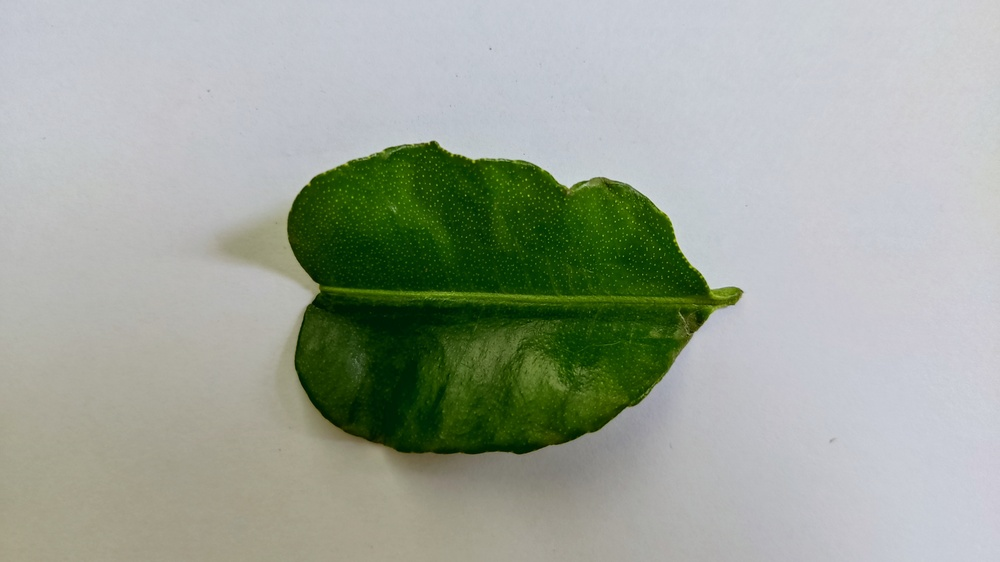
#> input picture Label1_DaunJeruk/1.jpg, 1000 x 562 px, shrunk from 4000 x 2250 before the run, found by its file name
$ jupyter execute Rotation.ipynb   (shell and % lines are left out)
#> lines starting #> are read from the running program, lines starting #| are printed output that depends on the picture
[cell 1]
# import the necessary packages
from matplotlib import pyplot as plt
import argparse
import imutils
import cv2

[cell 2]
def plt_imshow(title, image):
	# convert the image frame BGR to RGB color space and display it
	image = cv2.cvtColor(image, cv2.COLOR_BGR2RGB)
	plt.imshow(image)
	plt.title(title)
	plt.grid(False)
	plt.show()

[cell 3]
# construct the argument parser and parse the arguments
#ap = argparse.ArgumentParser()
#ap.add_argument("-i", "--image", required=True,
#    help="path to input image")
#args = vars(ap.parse_args())

# since we are using Jupyter Notebooks we can replace our argument
# parsing code with *hard coded* arguments and values
args = {
	"image": "1.jpg",
}

[cell 4]
# load the image and show it
image = cv2.imread(args["image"])
#> image is the input picture: shape (562, 1000, 3); mean B, G, R 154.2, 166, 158.5
plt_imshow("Original", image)

# grab the dimensions of the image and calculate the center of the
# image
(h, w) = image.shape[:2]
#> h = 562; w = 1000
(cX, cY) = (w // 2, h // 2)
#> cX = 500; cY = 281

# rotate our image by 45 degrees around the center of the image
M = cv2.getRotationMatrix2D((cX, cY), 45, 1.0)
rotated = cv2.warpAffine(image, M, (w, h))
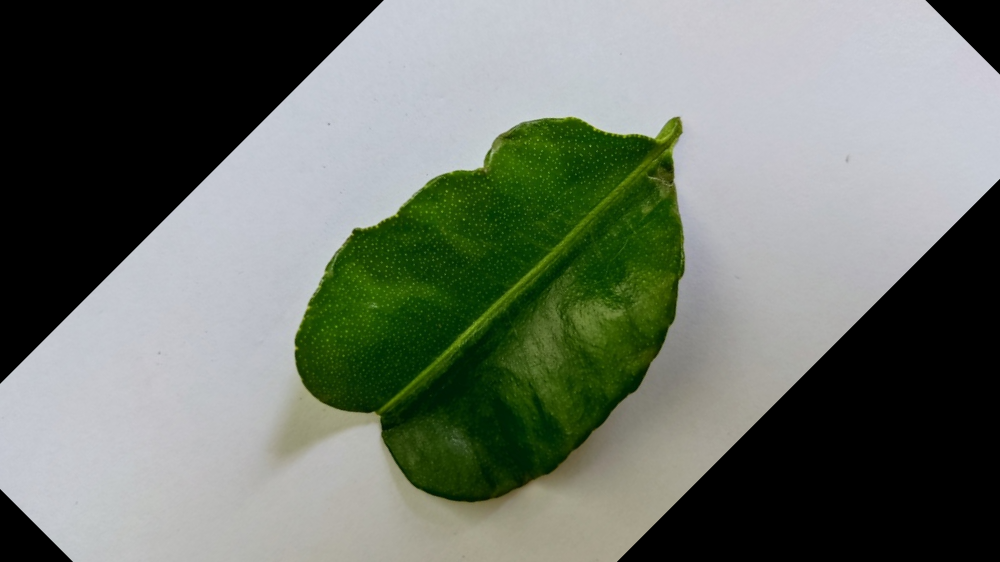
#> rotated: shape (562, 1000, 3); mean B, G, R 104.8, 115.3, 107.7
plt_imshow("Rotated by 45 Degrees", rotated)

# rotate our image by -90 degrees around the image
M = cv2.getRotationMatrix2D((cX, cY), -90, 1.0)
rotated = cv2.warpAffine(image, M, (w, h))
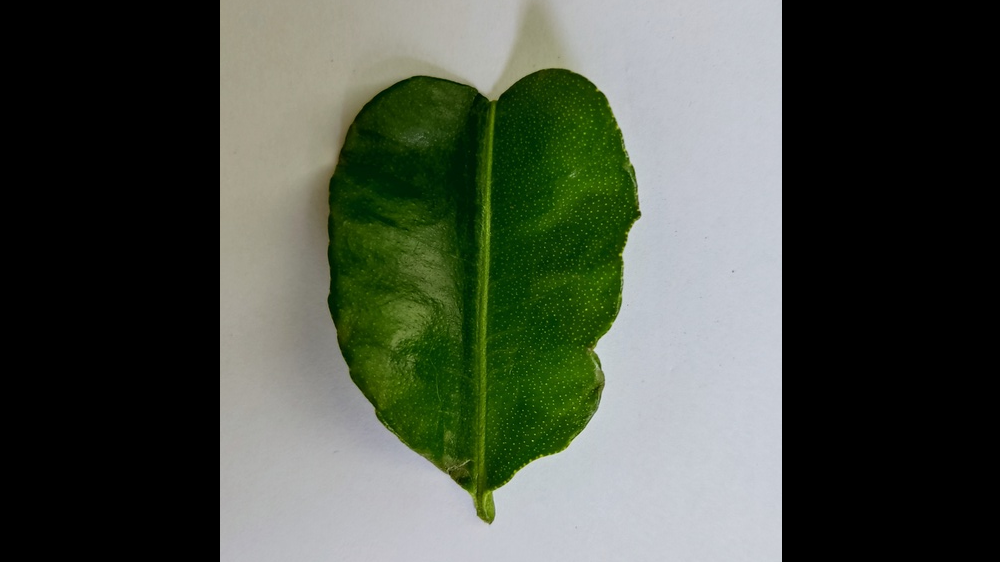
#> rotated: shape (562, 1000, 3); mean B, G, R 70, 81.8, 74.5
plt_imshow("Rotated by -90 Degrees", rotated)

[cell 5]
# rotate our image around an arbitrary point rather than the center
M = cv2.getRotationMatrix2D((10, 10), 45, 1.0)
rotated = cv2.warpAffine(image, M, (w, h))
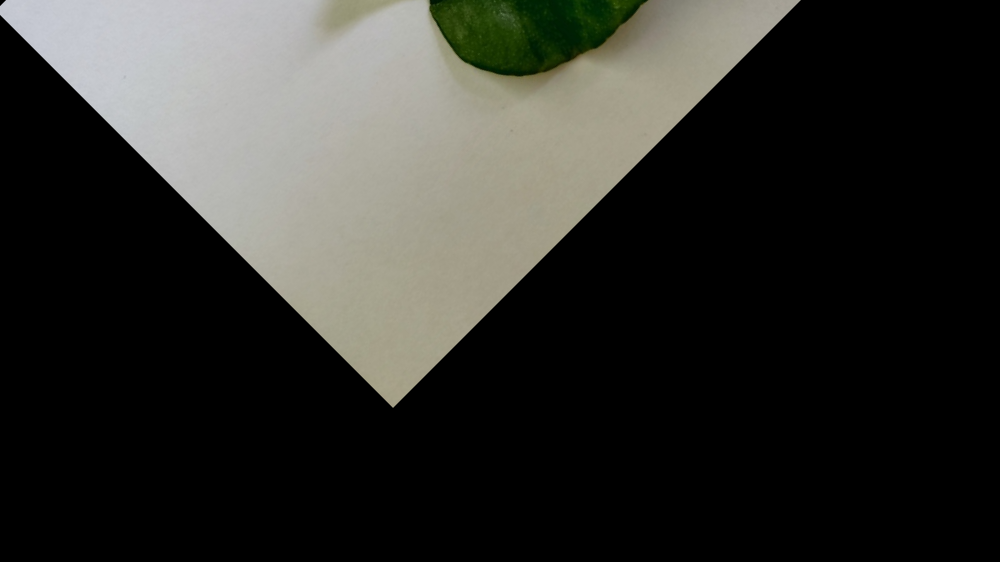
#> rotated: shape (562, 1000, 3); mean B, G, R 44, 48.1, 48
plt_imshow("Rotated by Arbitrary Point", rotated)

[cell 6]
# use our imutils function to rotate an image 180 degrees
rotated = imutils.rotate(image, 180)
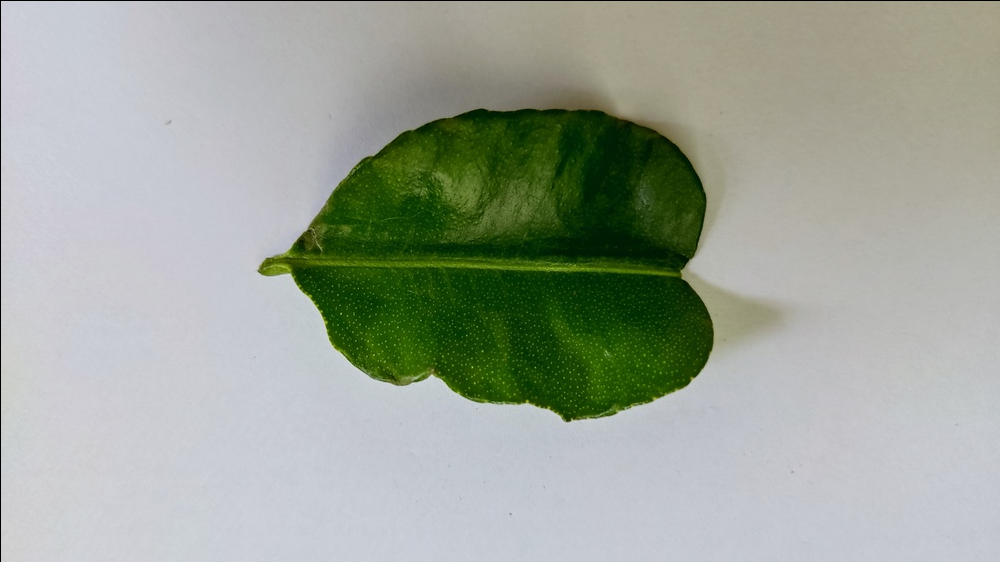
#> rotated: shape (562, 1000, 3); mean B, G, R 153.6, 165.4, 157.9
plt_imshow("Rotated by 180 Degrees", rotated)

[cell 7]
# rotate our image by 33 degrees counterclockwise, ensuring the
# entire rotated image still views in the viewing area
rotated = imutils.rotate_bound(image, -33)
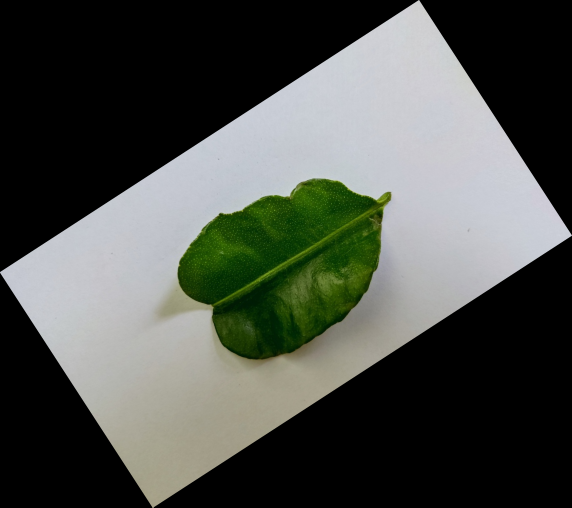
#> rotated: shape (1015, 1144, 3) (shown at 1/2 size); mean B, G, R 74.6, 80.3, 76.7
plt_imshow("Rotated Without Cropping", rotated)

$ run again, with Label1_DaunJeruk/10.jpg copied over Label1_DaunJeruk/1.jpg
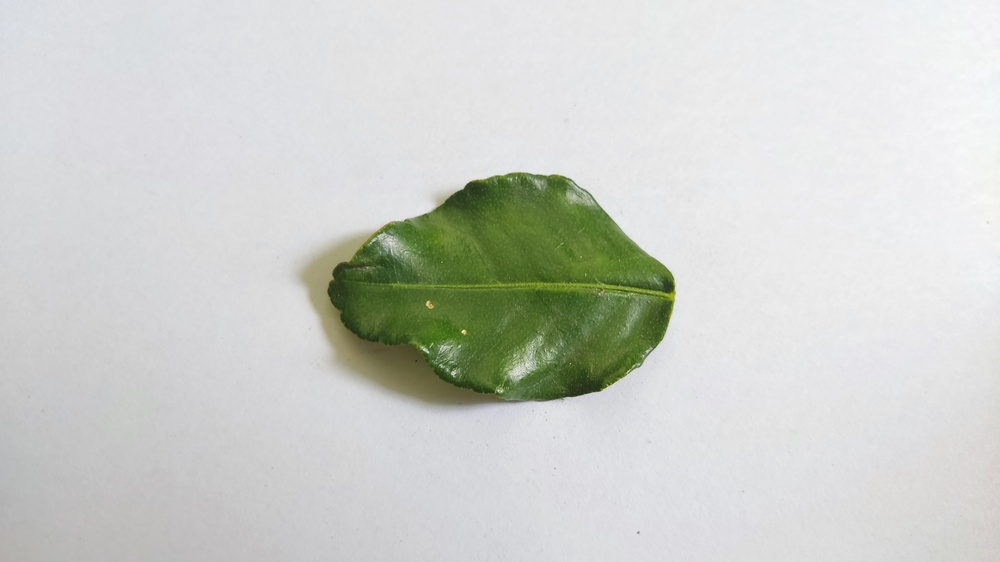
#> input picture Label1_DaunJeruk/10.jpg, 1000 x 562 px, shrunk from 4000 x 2250 before the run, found by its file name
#> image is the input picture: shape (562, 1000, 3); mean B, G, R 203.9, 208.9, 206.3
#> `rotated = imutils.rotate(image, 180)`:
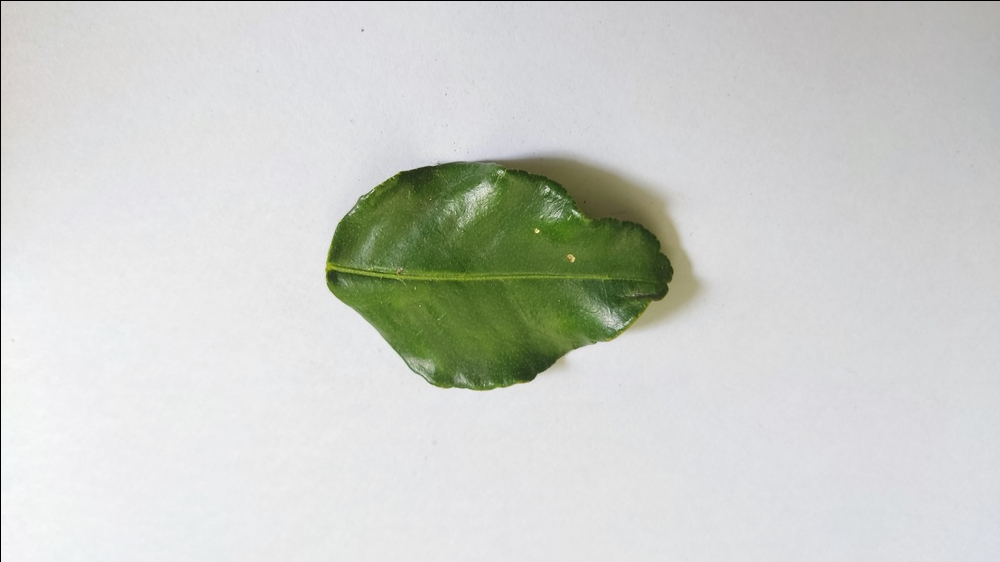
#> rotated: shape (562, 1000, 3); mean B, G, R 203.2, 208.3, 205.7
#> `rotated = imutils.rotate_bound(image, -33)`:
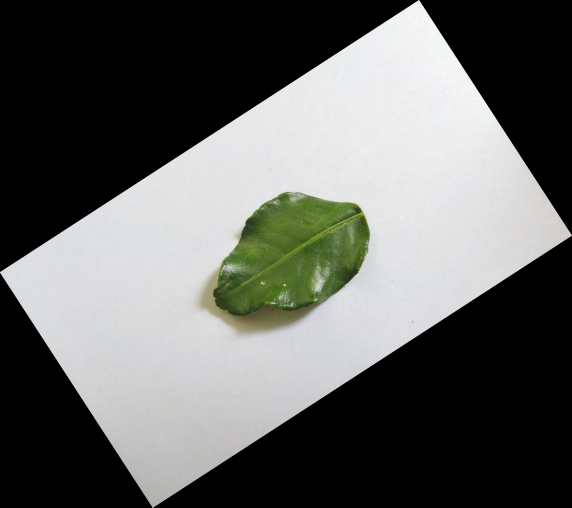
#> rotated: shape (1015, 1144, 3) (shown at 1/2 size); mean B, G, R 98.7, 101.1, 99.8
#> image: shape (1015, 1144, 3)

$ run again, with Label1_DaunJeruk/11.jpg copied over Label1_DaunJeruk/1.jpg
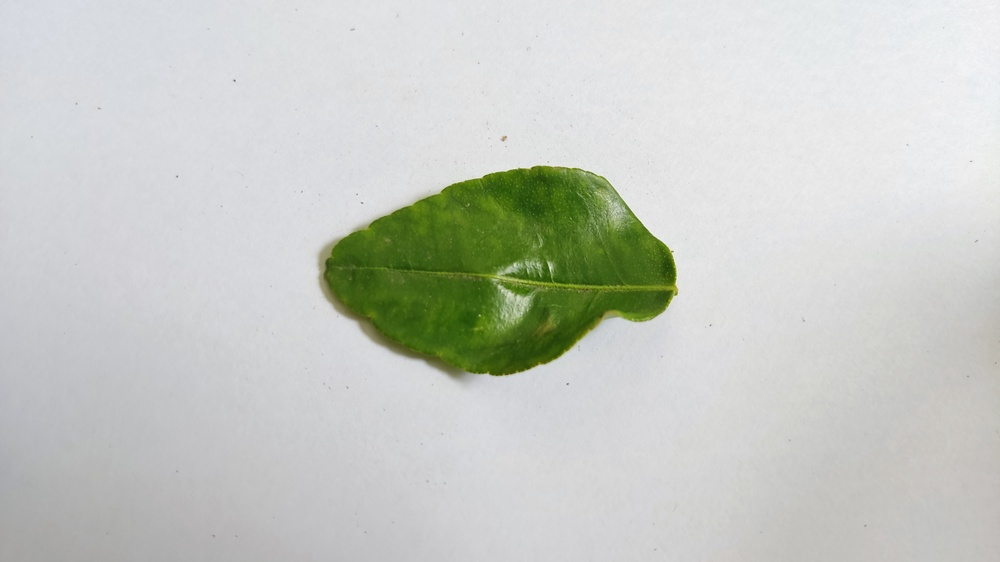
#> input picture Label1_DaunJeruk/11.jpg, 1000 x 562 px, shrunk from 4000 x 2250 before the run, found by its file name
#> image is the input picture: shape (562, 1000, 3); mean B, G, R 196.8, 203, 199.6
#> `rotated = imutils.rotate(image, 180)`:
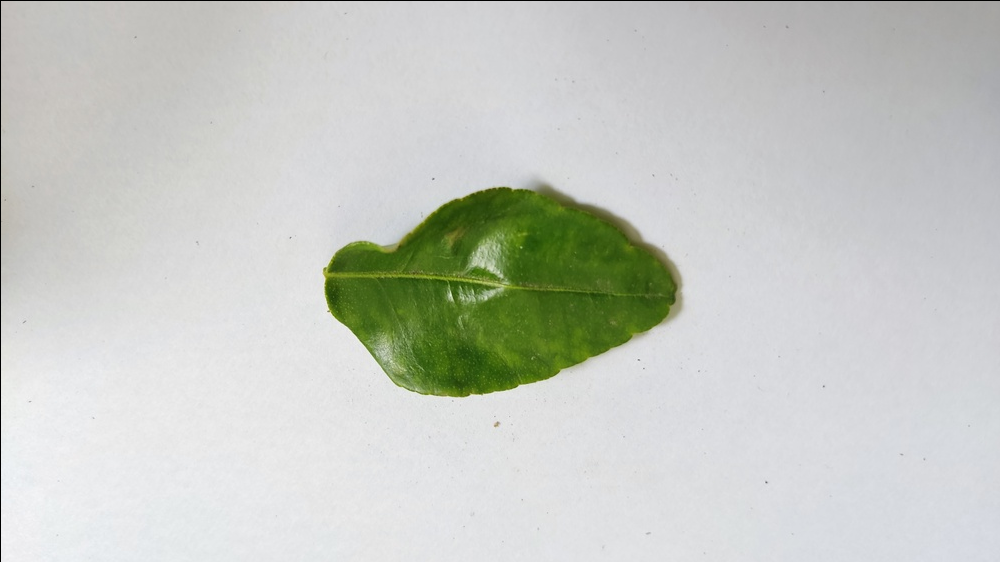
#> rotated: shape (562, 1000, 3); mean B, G, R 196.2, 202.4, 199
#> `rotated = imutils.rotate_bound(image, -33)`:
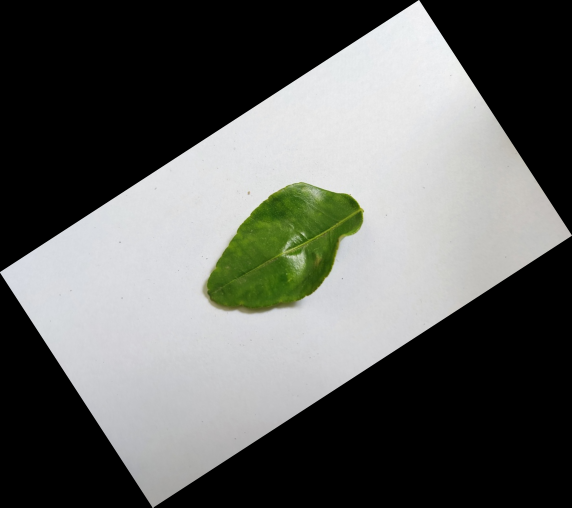
#> rotated: shape (1015, 1144, 3) (shown at 1/2 size); mean B, G, R 95.3, 98.3, 96.6
#> image: shape (1015, 1144, 3)

$ run again, with Label1_DaunJeruk/12.jpg copied over Label1_DaunJeruk/1.jpg
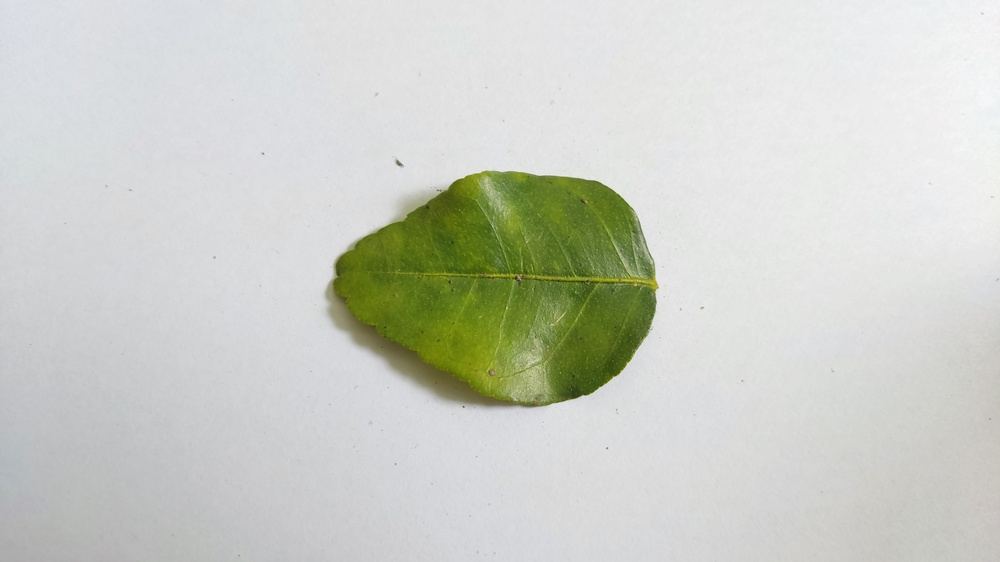
#> input picture Label1_DaunJeruk/12.jpg, 1000 x 562 px, shrunk from 4000 x 2250 before the run, found by its file name
#> image is the input picture: shape (562, 1000, 3); mean B, G, R 199.4, 207.4, 204.7
#> `rotated = imutils.rotate(image, 180)`:
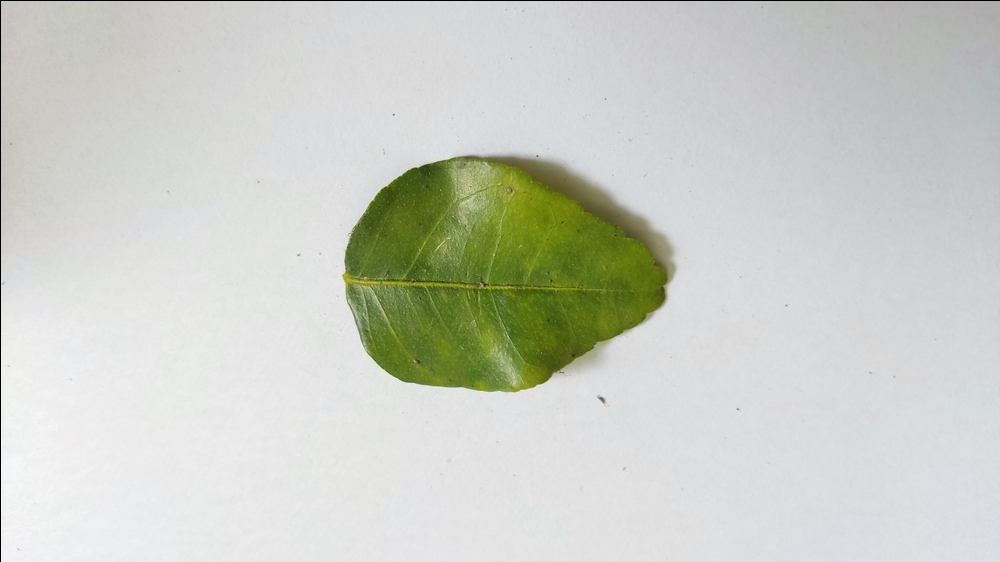
#> rotated: shape (562, 1000, 3); mean B, G, R 198.8, 206.8, 204.1
#> `rotated = imutils.rotate_bound(image, -33)`:
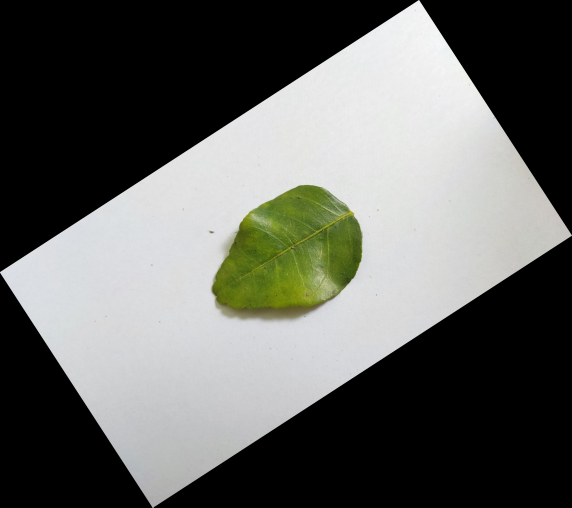
#> rotated: shape (1015, 1144, 3) (shown at 1/2 size); mean B, G, R 96.5, 100.4, 99.1
#> image: shape (1015, 1144, 3)
